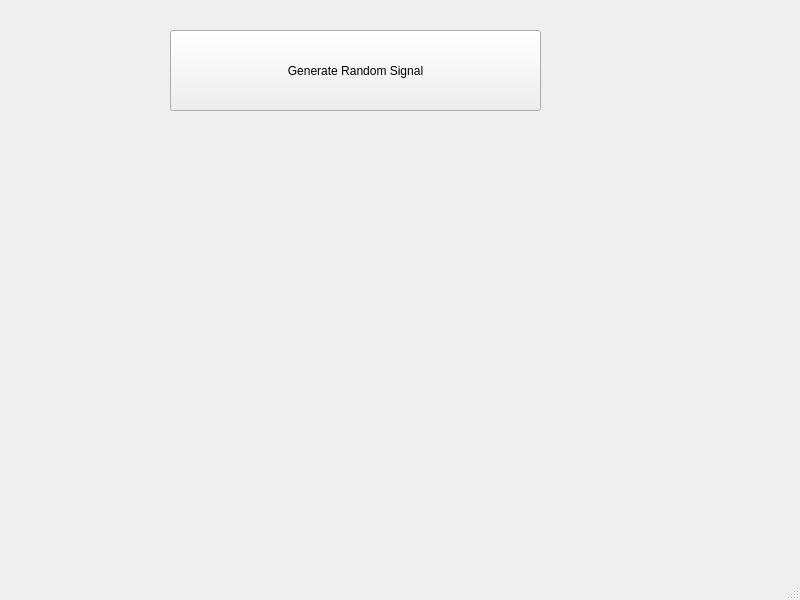
<?xml version="1.0" encoding="UTF-8"?>
<ui version="4.0">
 <class>MainWindow</class>
 <widget class="QMainWindow" name="MainWindow">
  <property name="geometry">
   <rect>
    <x>0</x>
    <y>0</y>
    <width>800</width>
    <height>600</height>
   </rect>
  </property>
  <property name="windowTitle">
   <string>MainWindow</string>
  </property>
  <widget class="QWidget" name="centralwidget">
   <widget class="QPushButton" name="btn_Generate">
    <property name="geometry">
     <rect>
      <x>170</x>
      <y>30</y>
      <width>371</width>
      <height>81</height>
     </rect>
    </property>
    <property name="text">
     <string>Generate Random Signal</string>
    </property>
   </widget>
   <widget class="MplWidget" name="MplWidget" native="true">
    <property name="geometry">
     <rect>
      <x>30</x>
      <y>140</y>
      <width>641</width>
      <height>411</height>
     </rect>
    </property>
   </widget>
  </widget>
  <widget class="QMenuBar" name="menubar">
   <property name="geometry">
    <rect>
     <x>0</x>
     <y>0</y>
     <width>800</width>
     <height>21</height>
    </rect>
   </property>
  </widget>
  <widget class="QStatusBar" name="statusbar"/>
 </widget>
 <customwidgets>
  <customwidget>
   <class>MplWidget</class>
   <extends>QWidget</extends>
   <header>mplwidget.h</header>
   <container>1</container>
  </customwidget>
 </customwidgets>
 <resources/>
 <connections/>
</ui>
